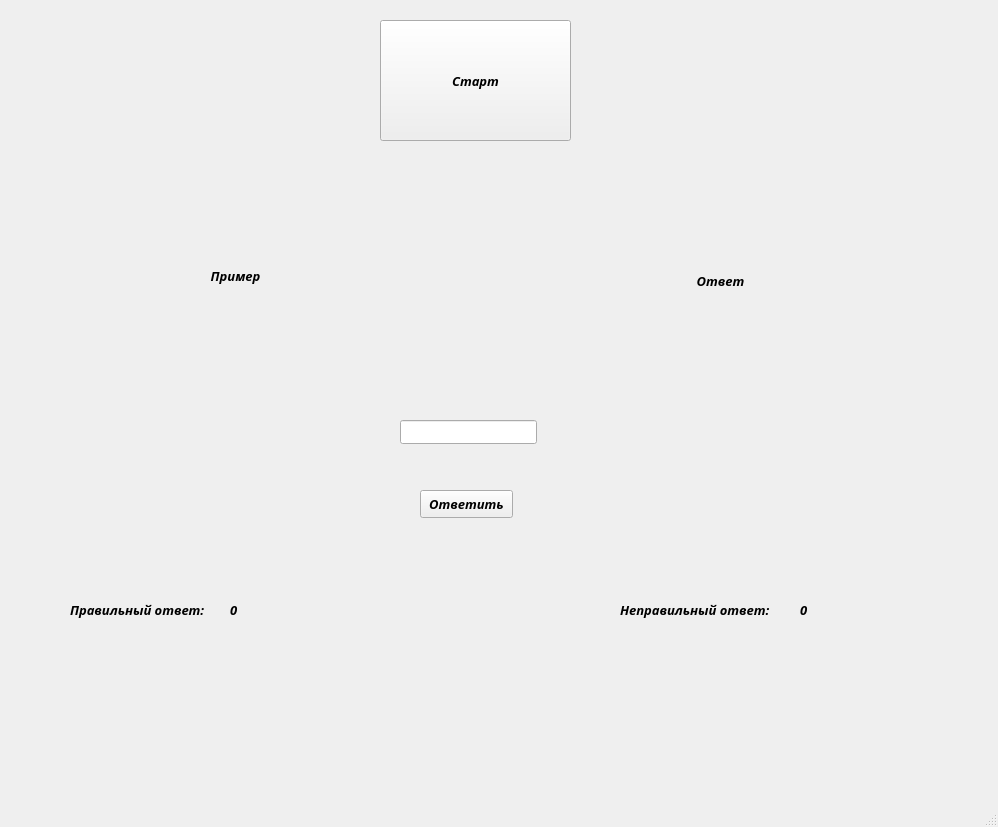
<?xml version="1.0" encoding="UTF-8"?>
<ui version="4.0">
 <class>MainWindow</class>
 <widget class="QMainWindow" name="MainWindow">
  <property name="geometry">
   <rect>
    <x>0</x>
    <y>0</y>
    <width>998</width>
    <height>827</height>
   </rect>
  </property>
  <property name="windowTitle">
   <string>MainWindow</string>
  </property>
  <widget class="QWidget" name="centralwidget">
   <widget class="QPushButton" name="pushButton">
    <property name="geometry">
     <rect>
      <x>420</x>
      <y>490</y>
      <width>93</width>
      <height>28</height>
     </rect>
    </property>
    <property name="font">
     <font>
      <family>Arial Nova</family>
      <pointsize>10</pointsize>
      <weight>75</weight>
      <italic>true</italic>
      <bold>true</bold>
     </font>
    </property>
    <property name="text">
     <string>Ответить</string>
    </property>
   </widget>
   <widget class="QLineEdit" name="lineEdit">
    <property name="enabled">
     <bool>true</bool>
    </property>
    <property name="geometry">
     <rect>
      <x>400</x>
      <y>420</y>
      <width>137</width>
      <height>24</height>
     </rect>
    </property>
    <property name="styleSheet">
     <string notr="true">font: italic 8pt &quot;MS Serif&quot;;
font: 75 8pt &quot;MS Shell Dlg 2&quot;;</string>
    </property>
   </widget>
   <widget class="QLabel" name="label">
    <property name="geometry">
     <rect>
      <x>100</x>
      <y>250</y>
      <width>271</width>
      <height>51</height>
     </rect>
    </property>
    <property name="font">
     <font>
      <family>Arial Nova</family>
      <pointsize>10</pointsize>
      <weight>75</weight>
      <italic>true</italic>
      <bold>true</bold>
     </font>
    </property>
    <property name="text">
     <string>Пример</string>
    </property>
    <property name="alignment">
     <set>Qt::AlignCenter</set>
    </property>
   </widget>
   <widget class="QPushButton" name="pushButton_2">
    <property name="geometry">
     <rect>
      <x>380</x>
      <y>20</y>
      <width>191</width>
      <height>121</height>
     </rect>
    </property>
    <property name="font">
     <font>
      <family>Arial Nova</family>
      <pointsize>10</pointsize>
      <weight>75</weight>
      <italic>true</italic>
      <bold>true</bold>
     </font>
    </property>
    <property name="text">
     <string>Старт</string>
    </property>
   </widget>
   <widget class="QLabel" name="label_4">
    <property name="geometry">
     <rect>
      <x>640</x>
      <y>240</y>
      <width>161</width>
      <height>81</height>
     </rect>
    </property>
    <property name="font">
     <font>
      <family>Arial Nova</family>
      <pointsize>10</pointsize>
      <weight>75</weight>
      <italic>true</italic>
      <bold>true</bold>
     </font>
    </property>
    <property name="text">
     <string>Ответ</string>
    </property>
    <property name="alignment">
     <set>Qt::AlignCenter</set>
    </property>
   </widget>
   <widget class="QLabel" name="label_2">
    <property name="geometry">
     <rect>
      <x>230</x>
      <y>600</y>
      <width>20</width>
      <height>20</height>
     </rect>
    </property>
    <property name="font">
     <font>
      <family>Arial Nova</family>
      <pointsize>10</pointsize>
      <weight>75</weight>
      <italic>true</italic>
      <bold>true</bold>
     </font>
    </property>
    <property name="text">
     <string>0</string>
    </property>
   </widget>
   <widget class="QLabel" name="label_5">
    <property name="geometry">
     <rect>
      <x>620</x>
      <y>600</y>
      <width>181</width>
      <height>20</height>
     </rect>
    </property>
    <property name="font">
     <font>
      <family>Arial Nova</family>
      <pointsize>10</pointsize>
      <weight>75</weight>
      <italic>true</italic>
      <bold>true</bold>
     </font>
    </property>
    <property name="cursor">
     <cursorShape>ArrowCursor</cursorShape>
    </property>
    <property name="text">
     <string>Неправильный ответ:</string>
    </property>
   </widget>
   <widget class="QLabel" name="label_6">
    <property name="geometry">
     <rect>
      <x>70</x>
      <y>600</y>
      <width>151</width>
      <height>20</height>
     </rect>
    </property>
    <property name="font">
     <font>
      <family>Arial Nova</family>
      <pointsize>10</pointsize>
      <weight>75</weight>
      <italic>true</italic>
      <bold>true</bold>
     </font>
    </property>
    <property name="text">
     <string>Правильный ответ:</string>
    </property>
   </widget>
   <widget class="QLabel" name="label_3">
    <property name="geometry">
     <rect>
      <x>800</x>
      <y>600</y>
      <width>20</width>
      <height>20</height>
     </rect>
    </property>
    <property name="font">
     <font>
      <family>Arial Nova</family>
      <pointsize>10</pointsize>
      <weight>75</weight>
      <italic>true</italic>
      <bold>true</bold>
     </font>
    </property>
    <property name="text">
     <string>0</string>
    </property>
   </widget>
  </widget>
  <widget class="QMenuBar" name="menubar">
   <property name="geometry">
    <rect>
     <x>0</x>
     <y>0</y>
     <width>998</width>
     <height>26</height>
    </rect>
   </property>
  </widget>
  <widget class="QStatusBar" name="statusbar"/>
 </widget>
 <resources/>
 <connections/>
</ui>
